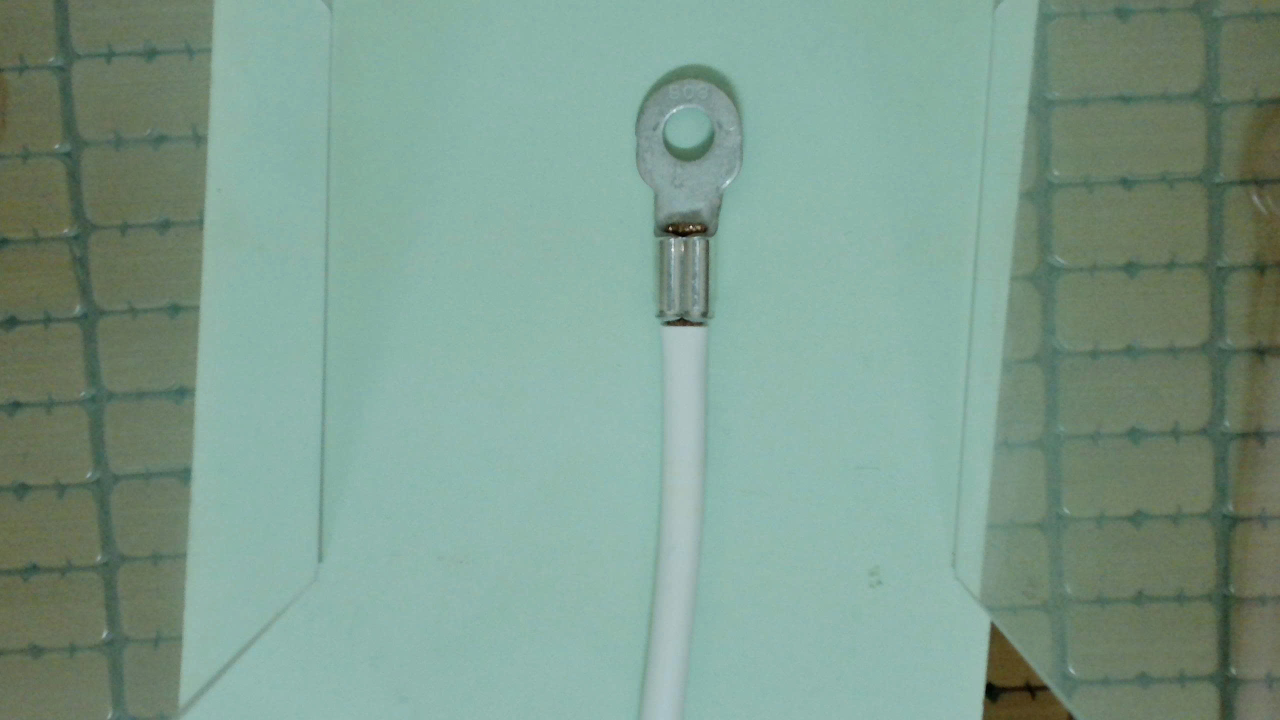
#> input picture defect_detection_huggingface/data/raw_images/1.jpg, 2560 x 1440 px (shown at 1/2 size); its folder holds only this picture in this run
$ python augment_for_testing.py
#> lines starting #> are read from the running program, lines starting #| are printed output that depends on the picture
#> in main, img is the input picture: shape (1440, 2560, 3); mean B, G, R 140.3, 155.1, 125.2
"""
tools/augment_for_testing.py
────────────────────────────
Sinh ảnh augmented từ raw_images để stress-test pipeline.
Mỗi ảnh gốc tạo ra nhiều biến thể:
  - Xoay nhẹ (±5°, ±10°, ±15°)
  - Thay đổi độ sáng (tối hơn / sáng hơn)
  - Thay đổi contrast
  - Thêm noise (Gaussian)
  - Blur mờ (mô phỏng camera out-of-focus)
  - Biến dạng phối cảnh nhẹ (perspective warp)
  - Flip ngang
  - Scale (phóng to / thu nhỏ)

Kết quả lưu vào data/augmented_test/
"""

import sys
import cv2
import numpy as np
from pathlib import Path
from loguru import logger

# Setup paths
PROJECT_DIR = Path(__file__).resolve().parent.parent
sys.path.append(str(PROJECT_DIR))

RAW_DIR = PROJECT_DIR / "data" / "raw_images"
AUG_DIR = PROJECT_DIR / "data" / "augmented_test"
AUG_DIR.mkdir(parents=True, exist_ok=True)

EXTS = {".jpg", ".jpeg", ".png", ".bmp"}


def rotate_image(img, angle):
    """Xoay ảnh quanh tâm."""
    h, w = img.shape[:2]
    M = cv2.getRotationMatrix2D((w / 2, h / 2), angle, 1.0)
    return cv2.warpAffine(img, M, (w, h), borderMode=cv2.BORDER_REPLICATE)


def adjust_brightness(img, factor):
    """Thay đổi độ sáng. factor > 1 = sáng hơn, < 1 = tối hơn."""
    hsv = cv2.cvtColor(img, cv2.COLOR_BGR2HSV).astype(np.float32)
    hsv[:, :, 2] = np.clip(hsv[:, :, 2] * factor, 0, 255)
    return cv2.cvtColor(hsv.astype(np.uint8), cv2.COLOR_HSV2BGR)


def adjust_contrast(img, factor):
    """Thay đổi contrast. factor > 1 = tăng, < 1 = giảm."""
    mean = np.mean(img)
    return np.clip((img.astype(np.float32) - mean) * factor + mean, 0, 255).astype(np.uint8)


def add_gaussian_noise(img, sigma=25):
    """Thêm noise Gaussian."""
    noise = np.random.normal(0, sigma, img.shape).astype(np.float32)
    noisy = np.clip(img.astype(np.float32) + noise, 0, 255)
    return noisy.astype(np.uint8)


def apply_blur(img, ksize=7):
    """Mô phỏng camera out-of-focus."""
    return cv2.GaussianBlur(img, (ksize, ksize), 0)


def perspective_warp(img, intensity=0.03):
    """Biến dạng phối cảnh nhẹ."""
    h, w = img.shape[:2]
    d = int(min(h, w) * intensity)

    # Random offsets cho 4 góc
    src = np.float32([[0, 0], [w, 0], [w, h], [0, h]])
    dst = np.float32([
        [np.random.randint(0, d + 1), np.random.randint(0, d + 1)],
        [w - np.random.randint(0, d + 1), np.random.randint(0, d + 1)],
        [w - np.random.randint(0, d + 1), h - np.random.randint(0, d + 1)],
        [np.random.randint(0, d + 1), h - np.random.randint(0, d + 1)],
    ])
    M = cv2.getPerspectiveTransform(src, dst)
    return cv2.warpPerspective(img, M, (w, h), borderMode=cv2.BORDER_REPLICATE)


def scale_image(img, scale_factor):
    """Scale ảnh (giữ nguyên kích thước canvas)."""
    h, w = img.shape[:2]
    new_w, new_h = int(w * scale_factor), int(h * scale_factor)
    resized = cv2.resize(img, (new_w, new_h), interpolation=cv2.INTER_LINEAR)

    if scale_factor > 1.0:
        # Crop center
        cx, cy = new_w // 2, new_h // 2
        x1 = cx - w // 2
        y1 = cy - h // 2
        return resized[y1:y1 + h, x1:x1 + w]
    else:
        # Pad with border replication
        canvas = cv2.copyMakeBorder(
            resized,
            (h - new_h) // 2, h - new_h - (h - new_h) // 2,
            (w - new_w) // 2, w - new_w - (w - new_w) // 2,
            cv2.BORDER_REPLICATE
        )
        return canvas[:h, :w]


def generate_augmentations(img, stem):
    """Sinh tất cả biến thể cho 1 ảnh."""
#> called with stem = '1'
    augmented = []

    # 1. Xoay nhẹ
    for angle in [-15, -10, -5, 5, 10, 15]:
        aug = rotate_image(img, angle)
        augmented.append((f"{stem}_rot{angle:+d}", aug))
#> after the loop, augmented = 6 items

    # 2. Độ sáng
    for factor, name in [(0.5, "dark"), (0.7, "dim"), (1.3, "bright"), (1.6, "vbright")]:
        aug = adjust_brightness(img, factor)
        augmented.append((f"{stem}_br_{name}", aug))
#> after the loop, augmented = 10 items

    # 3. Contrast
    for factor, name in [(0.6, "low"), (1.4, "high"), (1.8, "vhigh")]:
        aug = adjust_contrast(img, factor)
        augmented.append((f"{stem}_ct_{name}", aug))
#> this loop made 3 passes
#> pass 1, in generate_augmentations, `aug = adjust_contrast(img, factor)`:
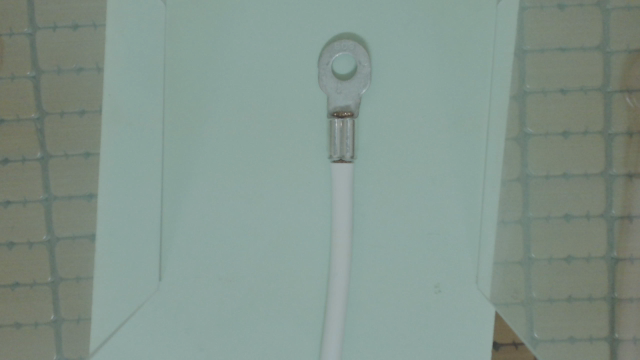
#> aug: shape (1440, 2560, 3) (shown at 1/4 size); mean B, G, R 139.8, 148.7, 130.7
#> after the loop, augmented = 13 items

    # 4. Noise
    for sigma, name in [(15, "noise_low"), (35, "noise_med"), (55, "noise_high")]:
        aug = add_gaussian_noise(img, sigma)
        augmented.append((f"{stem}_{name}", aug))
#> after the loop, augmented = 16 items

    # 5. Blur
    for ksize, name in [(5, "blur_light"), (11, "blur_med"), (21, "blur_heavy")]:
        aug = apply_blur(img, ksize)
        augmented.append((f"{stem}_{name}", aug))
#> after the loop, augmented = 19 items

    # 6. Perspective warp
    for i, intensity in enumerate([0.02, 0.04, 0.06]):
        np.random.seed(42 + i)
        aug = perspective_warp(img, intensity)
        augmented.append((f"{stem}_persp_{i+1}", aug))
#> after the loop, augmented = 22 items

    # 7. Flip ngang
    aug = cv2.flip(img, 1)
    augmented.append((f"{stem}_flipH", aug))

    # 8. Scale
    for factor, name in [(0.8, "zoom_out"), (1.2, "zoom_in")]:
        aug = scale_image(img, factor)
        augmented.append((f"{stem}_scale_{name}", aug))
#> after the loop, augmented = 25 items

    # 9. Combo: xoay + sáng
    aug = adjust_brightness(rotate_image(img, 8), 0.7)
#> in adjust_brightness (call 5), `hsv[:, :, 2] = np.clip(hsv[:, :, 2] * factor, 0, 255)`:
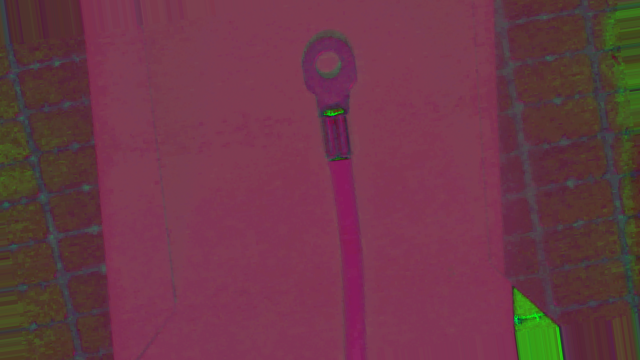
#> hsv: shape (1440, 2560, 3) float32 (shown at 1/4 size); mean of channels 0, 1, 2 69.5, 55.7, 108.8; drawn as B, G, R
    augmented.append((f"{stem}_combo_rot8_dim", aug))

    # 10. Combo: noise + blur nhẹ
    aug = apply_blur(add_gaussian_noise(img, 20), 3)
#> call 4 of add_gaussian_noise, with sigma = 20
#> in add_gaussian_noise (call 4), `noise = np.random.normal(0, sigma, img.shape).astype(np.float32)`:
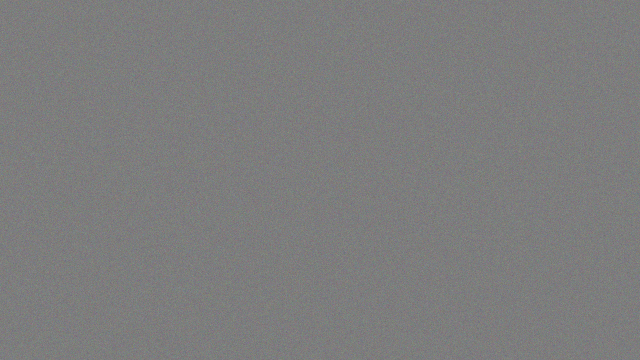
#> noise: shape (1440, 2560, 3) float32 (shown at 1/4 size); mean B, G, R 0, 0, 0; drawn with min black and max white
    augmented.append((f"{stem}_combo_noisy_blur", aug))

    # 11. Combo: perspective + contrast cao
    np.random.seed(99)
    aug = adjust_contrast(perspective_warp(img, 0.03), 1.5)
#> call 4 of adjust_contrast, with factor = 1.5
#> in adjust_contrast (call 4), `mean = np.mean(img)`: mean = 139.4
#> in adjust_contrast (call 4), `return np.clip((img.astype(np.float32) - mean) * factor + mean, 0, 255..`:
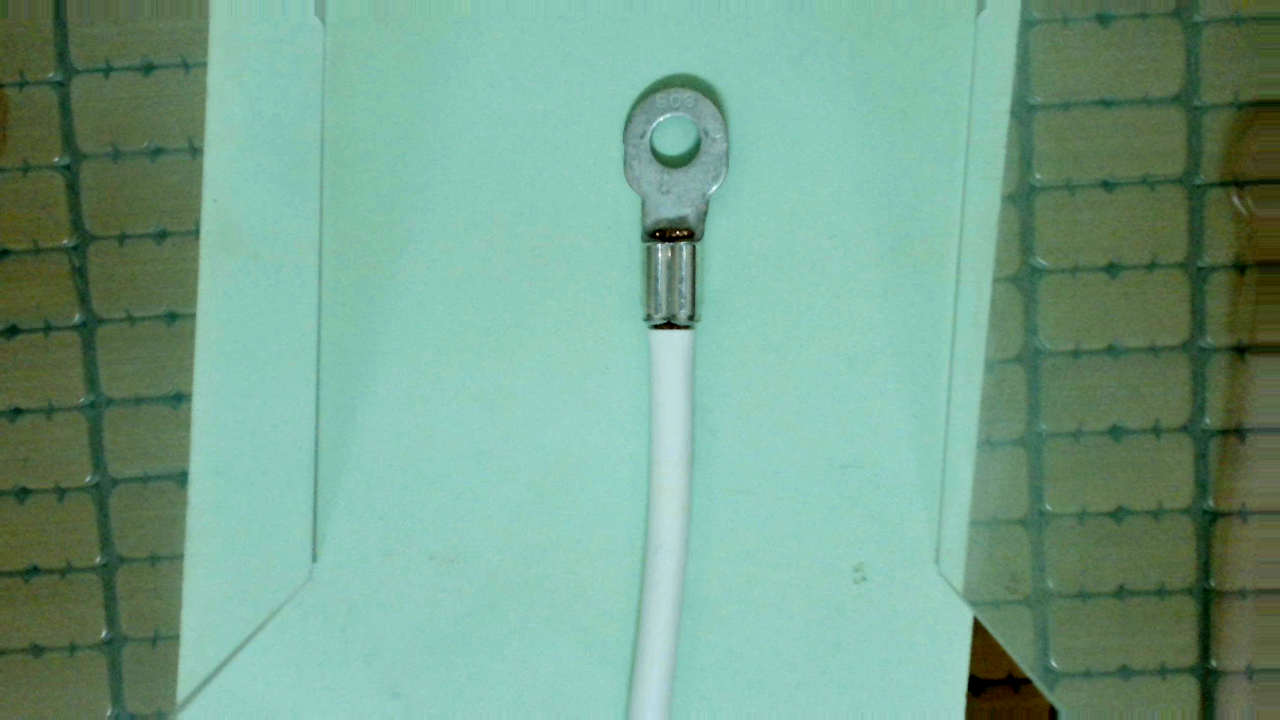
#> returned value: shape (1440, 2560, 3) (shown at 1/2 size); mean of channels 0, 1, 2 138.7, 161, 116.8; drawn as B, G, R
    augmented.append((f"{stem}_combo_persp_hicontrast", aug))

    return augmented


def main():
    raw_files = sorted([f for f in RAW_DIR.iterdir() if f.suffix.lower() in EXTS])

    if not raw_files:
        logger.error(f"Không có ảnh nào trong {RAW_DIR}")
        return

    logger.info(f"Tìm thấy {len(raw_files)} ảnh gốc trong {RAW_DIR}")

    total_generated = 0
    for img_path in raw_files:
        img = cv2.imread(str(img_path))
        if img is None:
            logger.warning(f"Không đọc được: {img_path.name}")
            continue

        stem = img_path.stem
        augmentations = generate_augmentations(img, stem)
#> augmentations = 28 items

        for aug_name, aug_img in augmentations:
            out_path = AUG_DIR / f"{aug_name}.jpg"
            cv2.imwrite(str(out_path), aug_img, [cv2.IMWRITE_JPEG_QUALITY, 95])
            total_generated += 1
#> this loop made 28 passes
#> aug_name on passes 1 to 8: '1_rot-15', '1_rot-10', '1_rot-5', '1_rot+5', '1_rot+10', '1_rot+15', '1_br_dark', '1_br_dim'
#> after the loop, total_generated = 28

        logger.info(f"  {img_path.name} → {len(augmentations)} biến thể")

    logger.info(f"═══ Hoàn tất! Đã sinh {total_generated} ảnh augmented tại: {AUG_DIR} ═══")


if __name__ == "__main__":
    main()

$ run again, on defect_detection_huggingface/data/raw_images/1785853947047_5729704700682987466_5729704700682987466_d0582159e1c3e6b6c85ece2dcc2056f4.jpg
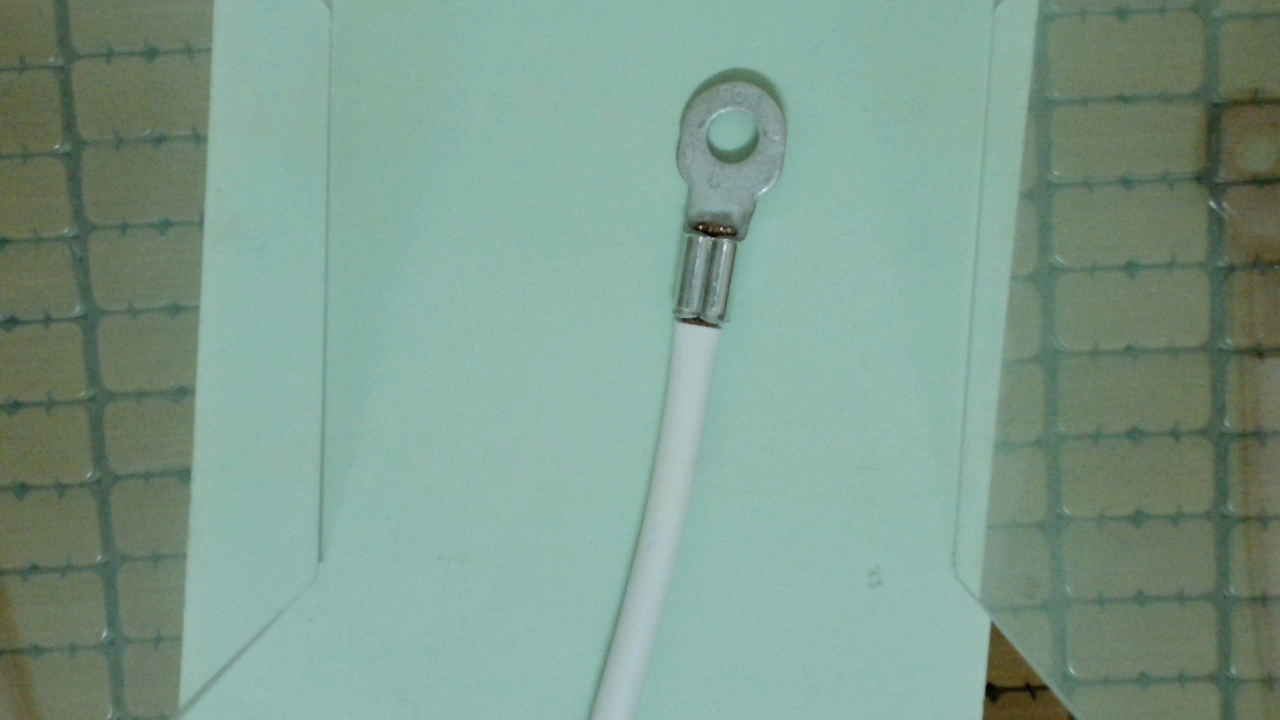
#> input picture defect_detection_huggingface/data/raw_images/1785853947047_5729704700682987466_5729704700682987466_d0582159e1c3e6b6c85ece2dcc2056f4.jpg, 2560 x 1440 px (shown at 1/2 size)
#> in main, img is the input picture: shape (1440, 2560, 3); mean B, G, R 140.4, 155.3, 125.7
#> after the loop in generate_augmentations, `for angle in [-15, -10, -5, 5, 10, 15]:`: augmented = 6 items
#> the loop in generate_augmentations, `for factor, name in [(0.5, "dark"), (0.7, "dim"), (1.3, "bright"), (1...` made 4 passes
#> pass 1, in adjust_brightness, `hsv = cv2.cvtColor(img, cv2.COLOR_BGR2HSV).astype(np.float32)`:
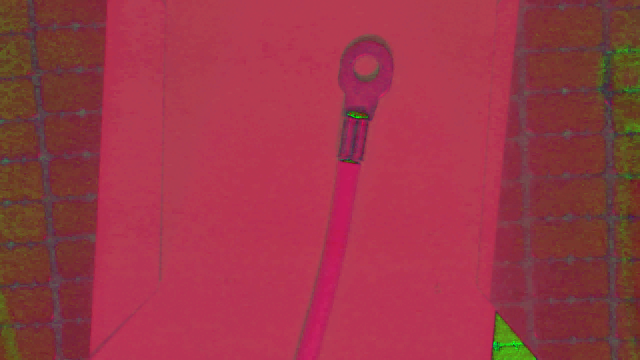
#> hsv: shape (1440, 2560, 3) float32 (shown at 1/4 size); mean B, G, R 69.5, 54.6, 158.2
#> after the loop in generate_augmentations, `for factor, name in [(0.5, "dark"), (0.7, "dim"), (1.3, "bright"), (1...`: augmented = 10 items
#> the loop in generate_augmentations, `for factor, name in [(0.6, "low"), (1.4, "high"), (1.8, "vhigh")]:` made 3 passes
#> pass 3, in generate_augmentations, `aug = adjust_contrast(img, factor)`:
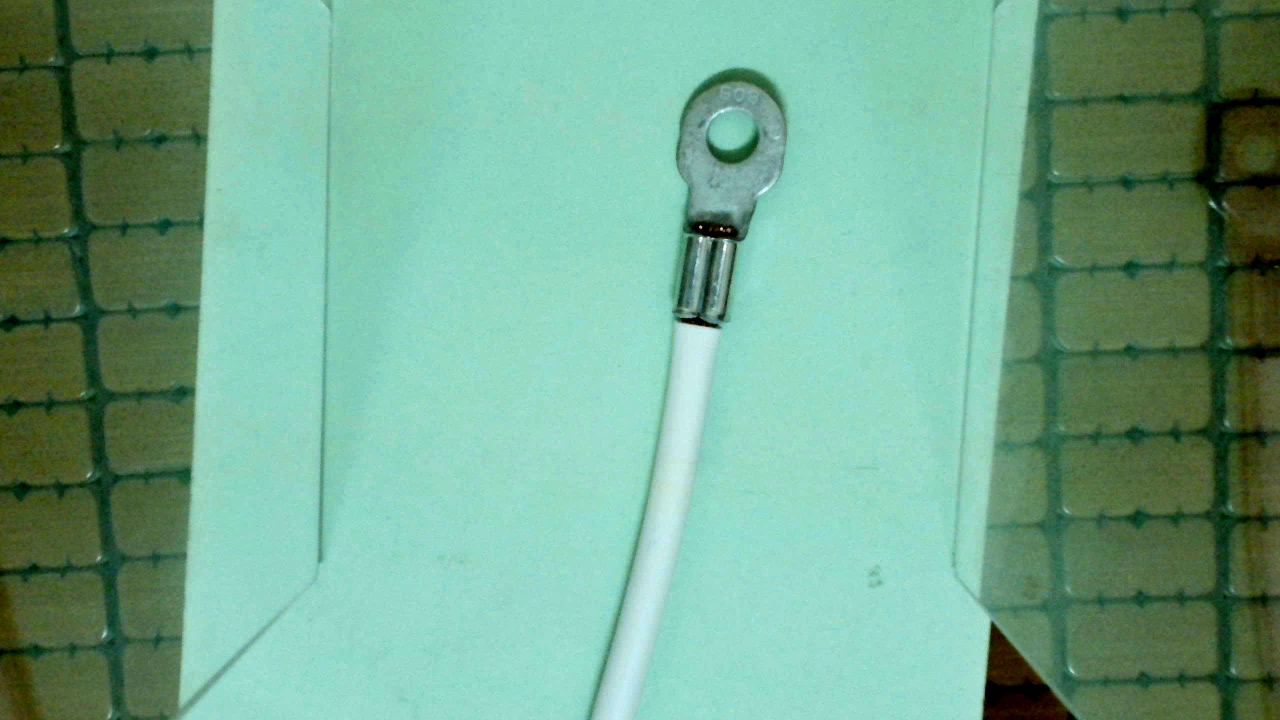
#> aug: shape (1440, 2560, 3) (shown at 1/2 size); mean B, G, R 140.4, 166.8, 113.5
#> after the loop in generate_augmentations, `for factor, name in [(0.6, "low"), (1.4, "high"), (1.8, "vhigh")]:`: augmented = 13 items
#> after the loop in generate_augmentations, `for sigma, name in [(15, "noise_low"), (35, "noise_med"), (55, "noise_..`: augmented = 16 items
#> after the loop in generate_augmentations, `for ksize, name in [(5, "blur_light"), (11, "blur_med"), (21, "blur_he..`: augmented = 19 items
#> after the loop in generate_augmentations, `for i, intensity in enumerate([0.02, 0.04, 0.06]):`: augmented = 22 items
#> after the loop in generate_augmentations, `for factor, name in [(0.8, "zoom_out"), (1.2, "zoom_in")]:`: augmented = 25 items
#> augmentations = 28 items
#> the loop in main, `for aug_name, aug_img in augmentations:` made 28 passes
#> after the loop in main, `for aug_name, aug_img in augmentations:`: total_generated = 28
